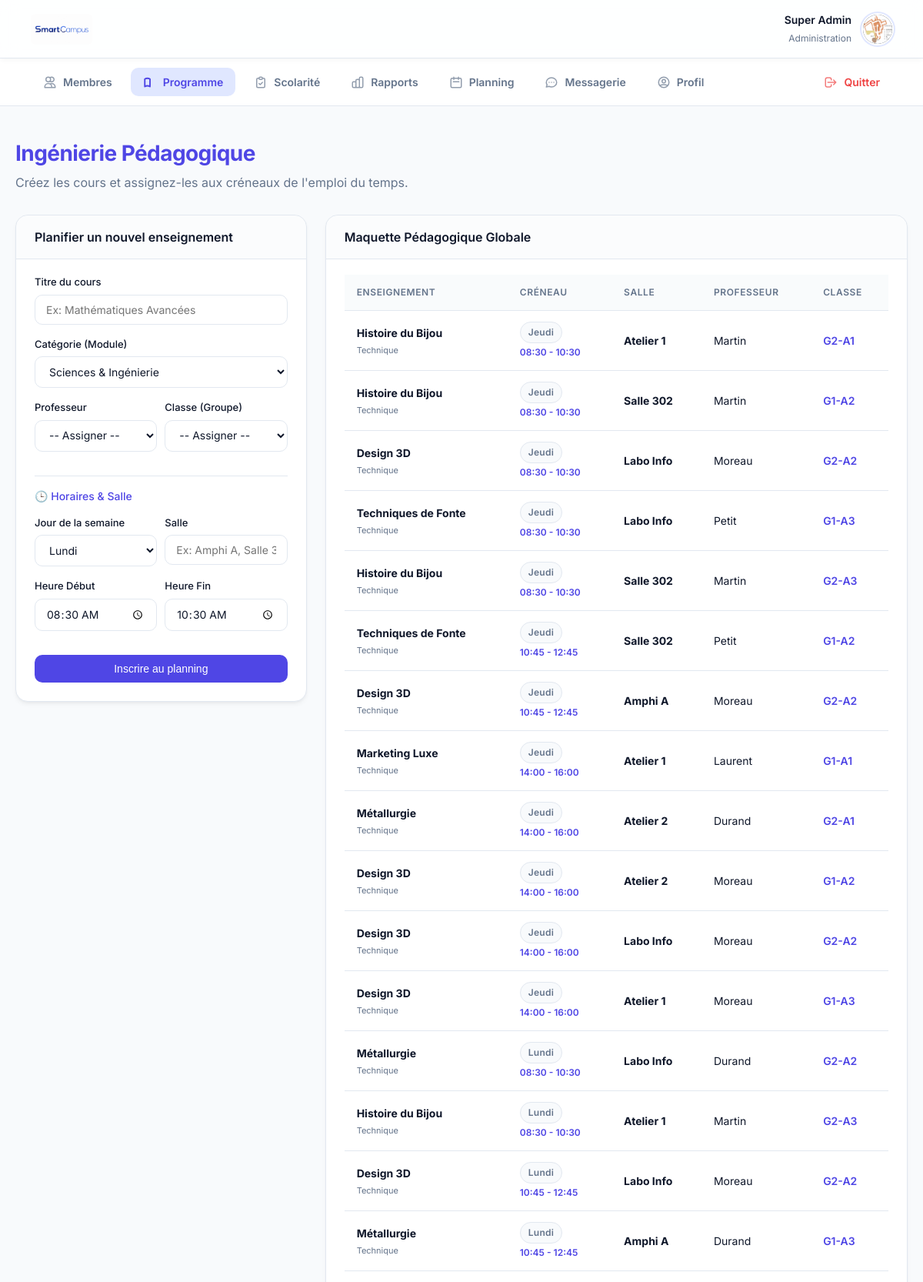
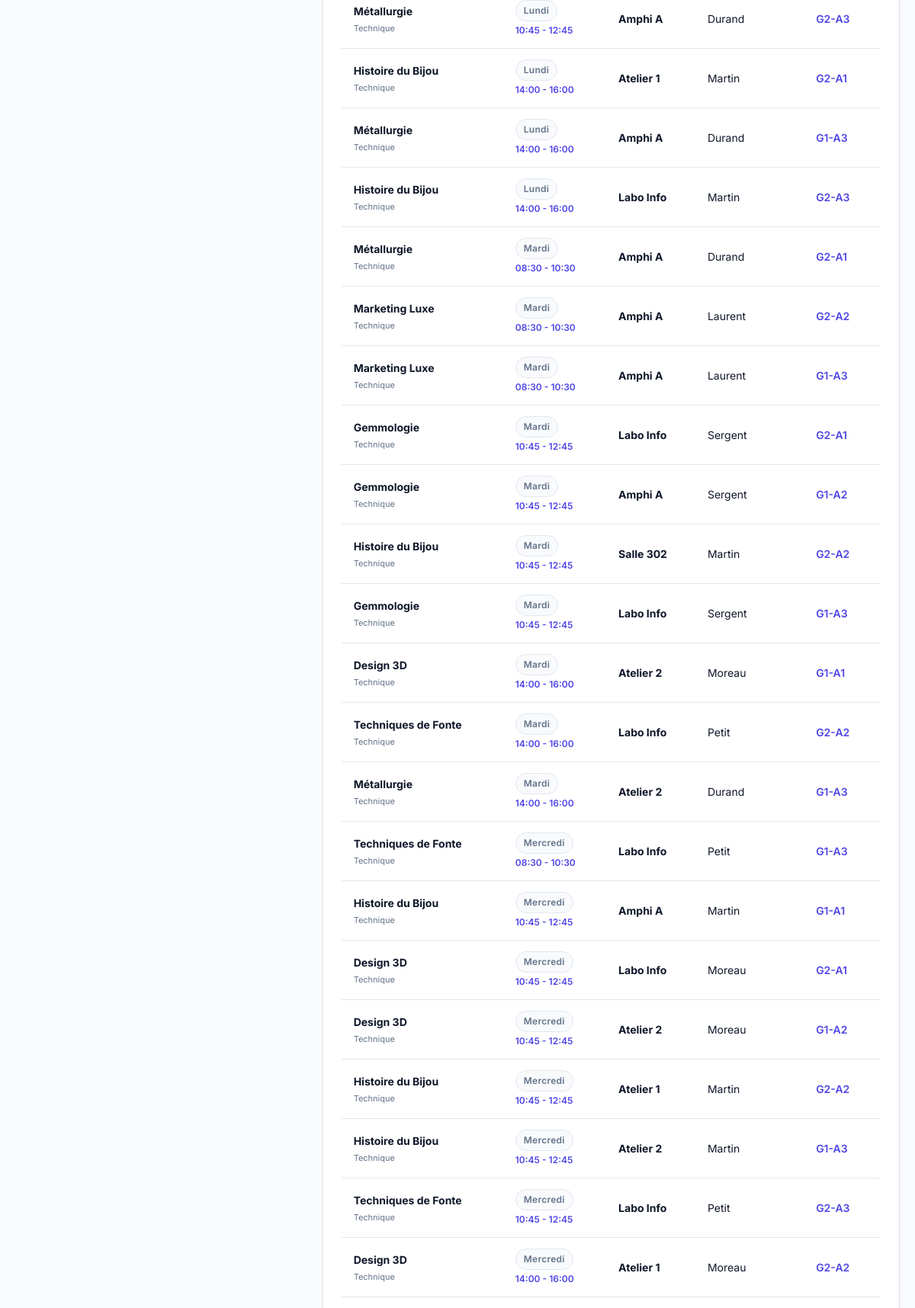
The page /gestion_cours.php (signed in, upper part) on the database its author committed (2 pictures, top to bottom).
### tables this page shows
CREATE TABLE utilisateurs (
        id INTEGER PRIMARY KEY AUTOINCREMENT,
        prenom TEXT NOT NULL,
        nom TEXT NOT NULL,
        email TEXT UNIQUE NOT NULL,
        role TEXT CHECK(role IN ('etudiant', 'professeur', 'administrateur')) NOT NULL,
        mot_de_passe_hash TEXT NOT NULL,
        statut_compte TEXT DEFAULT 'actif',
        groupe_id INTEGER,
        FOREIGN KEY(groupe_id) REFERENCES groupes(id) ON DELETE SET NULL
    );

CREATE TABLE cours (
        id INTEGER PRIMARY KEY AUTOINCREMENT,
        titre TEXT NOT NULL,
        categorie TEXT NOT NULL,
        description TEXT,
        groupe_id INTEGER,
        professeur_id INTEGER, jour VARCHAR(20) DEFAULT 'Lundi', heure_debut VARCHAR(10) DEFAULT '08:30', heure_fin VARCHAR(10) DEFAULT '10:30', salle VARCHAR(50) DEFAULT 'Non assignée',
        FOREIGN KEY(groupe_id) REFERENCES groupes(id) ON DELETE CASCADE,
        FOREIGN KEY(professeur_id) REFERENCES utilisateurs(id) ON DELETE SET NULL
    );

CREATE TABLE groupes (
        id INTEGER PRIMARY KEY AUTOINCREMENT,
        nom TEXT NOT NULL UNIQUE
    );

### gestion_cours.php (the view, shortened to what this page needs)
<?php
require_once 'db.php';
$cours = $db->query("
    SELECT c.*, u.nom as prof_nom, g.nom as groupe_nom
    FROM cours c
    LEFT JOIN utilisateurs u ON c.professeur_id = u.id
    LEFT JOIN groupes g ON c.groupe_id = g.id
    ORDER BY c.jour, c.heure_debut
")->fetchAll();
?>
<!DOCTYPE html>
<html lang="fr">
<head>
    <meta charset="UTF-8"><title>Programme - SmartCampus</title><link rel="stylesheet" href="style.css">
</head>
<body>
    <?php include 'menu.php'; ?>
    <div class="container">
        <div style="margin-bottom: 30px;">
            <h1 style="color:var(--primary);">Ingénierie Pédagogique</h1>
            <p style="color:var(--text-muted); margin:0;">Créez les cours et assignez-les aux créneaux de l'emploi du temps.</p>
        </div>
        <div class="dashboard-grid inverse">
            <div class="card" style="align-self: start;">
                <div class="card-header"><h2>Planifier un nouvel enseignement</h2></div>
                <form method="POST">
                    <label>Titre du cours</label>
                    <input type="text" name="titre" required placeholder="Ex: Mathématiques Avancées">
                    <label>Catégorie (Module)</label>
                    <select name="categorie" required>
                        <option value="Sciences">Sciences & Ingénierie</option>
                    </select>
                    <div style="display:flex; gap:10px;">
                        <div style="flex:1;">
                            <label>Professeur</label>
                            <select name="professeur_id" required>
                                <option value="">-- Assigner --</option>
                            </select>
                        </div>
                        <div style="flex:1;">
                            <label>Classe (Groupe)</label>
                            <select name="groupe_id" required>
                                <option value="">-- Assigner --</option>
                            </select>
                        </div>
                    </div>
                    <div style="border-top: 1px solid var(--border); margin: 15px 0; padding-top: 15px;">
                        <label style="color:var(--primary); font-size:14px; margin-bottom:10px;">🕒 Horaires & Salle</label>
                    </div>
                    <div style="display:flex; gap:10px;">
                        <div style="flex:1;">
                            <label>Jour de la semaine</label>
                            <select name="jour" required>
                                <option value="Lundi">Lundi</option><option value="Mardi">Mardi</option>
                            </select>
                        </div>
                        <div style="flex:1;">
                            <label>Salle</label>
                            <input type="text" name="salle" required placeholder="Ex: Amphi A, Salle 302">
                        </div>
                    </div>
                    <div style="display:flex; gap:10px;">
                        <div style="flex:1;"><label>Heure Début</label><input type="time" name="heure_debut" required value="08:30"></div>
                        <div style="flex:1;"><label>Heure Fin</label><input type="time" name="heure_fin" required value="10:30"></div>
                    </div>
                    <button type="submit" class="btn-action" style="width:100%; margin-top:15px;">Inscrire au planning</button>
                </form>
            </div>
            <div class="card">
                <div class="card-header"><h2>Maquette Pédagogique Globale</h2></div>
                <?php if (empty($cours)): ?>
                    <p style="color:var(--text-muted); text-align:center;">Aucun cours programmé.</p>
                <?php else: ?>
                    <table>
                        <tr><th>Enseignement</th><th>Créneau</th><th>Salle</th><th>Professeur</th><th>Classe</th></tr>
                        <?php foreach($cours as $c): ?>
                            <tr>
                                <td>
                                    <strong><?= htmlspecialchars($c['titre']) ?></strong><br>
                                    <span style="font-size:11px; color:var(--text-muted);"><?= htmlspecialchars($c['categorie']) ?></span>
                                </td>
                                <td>
                                    <span class="badge badge-neutral"><?= htmlspecialchars($c['jour']) ?></span><br>
                                    <span style="font-size:12px; color:var(--primary); font-weight:600;"><?= $c['heure_debut'] ?> - <?= $c['heure_fin'] ?></span>
                                </td>
                                <td><strong><?= htmlspecialchars($c['salle']) ?></strong></td>
                                <td><?= htmlspecialchars($c['prof_nom']) ?></td>
                                <td><span style="color:var(--primary); font-weight:600;"><?= htmlspecialchars($c['groupe_nom']) ?></span></td>
                            </tr>
                        <?php endforeach; ?>
                    </table>
                <?php endif; ?>
            </div>
        </div>
    </div>
</body>
</html>
</html>

### menu.php (shortened to what this page needs)
<?php
require_once 'db.php';
$mon_id = $_SESSION['utilisateur_id'];
$mon_role = $_SESSION['role'];
$stmt_menu = $db->prepare("SELECT u.*, g.nom as nom_groupe FROM utilisateurs u LEFT JOIN groupes g ON u.groupe_id = g.id WHERE u.id = ?");
$stmt_menu->execute([$mon_id]);
$user_menu = $stmt_menu->fetch(PDO::FETCH_ASSOC);
$initiales_menu = strtoupper(substr($user_menu['prenom'], 0, 1) . substr($user_menu['nom'], 0, 1));
$avatar_menu_url = null;
$search_avatar_menu = glob("uploads/avatars/avatar_" . $mon_id . ".*");
if (!empty($search_avatar_menu)) { $avatar_menu_url = $search_avatar_menu[0]; }
$stmt_unread_menu = $db->prepare("SELECT COUNT(*) FROM messages WHERE destinataire_id = ? AND lu = 0");
$stmt_unread_menu->execute([$mon_id]);
$messages_non_lus_menu = $stmt_unread_menu->fetchColumn();
$current_page = basename($_SERVER['PHP_SELF']);
?>
<header class="top-bar">
    <img src="images/logo.jpg" alt="SmartCampus" onerror="this.src='https://via.placeholder.com/120x45?text=SmartCampus'">
    <div class="user-widget">
        <div class="user-widget-info" style="text-align: right;">
            <strong style="color:var(--text-main); font-size:14px;"><?= htmlspecialchars($user_menu['prenom'] . ' ' . $user_menu['nom']) ?></strong>
            <span style="font-size:12px; color:var(--text-muted);">
                <?php
                if ($mon_role === 'administrateur') echo 'Administration';
                elseif ($mon_role === 'professeur') echo 'Corps Enseignant';
                else echo htmlspecialchars($user_menu['nom_groupe'] ?? 'Étudiant');
                ?>
            </span>
        </div>
        <div class="avatar-small" <?= $mon_role === 'administrateur' ? 'style="background: #1e293b;"' : '' ?>>
            <?php if ($avatar_menu_url): ?><img src="<?= $avatar_menu_url ?>" alt="Profil"><?php else: ?><?= $initiales_menu ?><?php endif; ?>
        </div>
    </div>
</header>
<nav class="top-nav">
    <?php if ($mon_role === 'administrateur'): ?>
        <a href="dashboard_administrateur.php" class="<?= $current_page === 'dashboard_administrateur.php' ? 'active' : '' ?>">
            <svg fill="none" viewBox="0 0 24 24" stroke="currentColor" stroke-width="2"><path stroke-linecap="round" stroke-linejoin="round" d="M12 4.354a4 4 0 110 5.292M15 21H3v-1a6 6 0 0112 0v1zm0 0h6v-1a6 6 0 00-9-5.197M13 7a4 4 0 11-8 0 4 4 0 018 0z" /></svg> Membres
        </a>
        <a href="gestion_cours.php" class="<?= $current_page === 'gestion_cours.php' ? 'active' : '' ?>">
            <svg fill="none" viewBox="0 0 24 24" stroke="currentColor" stroke-width="2"><path stroke-linecap="round" stroke-linejoin="round" d="M12 6.253v13m0-13C10.832 5.477 9.246 5 7.5 5S4.168 5.477 3 6.253v13C4.168 18.477 5.754 18 7.5 18s3.332.477 4.5 1.253" /></svg> Programme
        </a>
        <a href="gestion_absences.php" class="<?= $current_page === 'gestion_absences.php' ? 'active' : '' ?>">
            <svg fill="none" viewBox="0 0 24 24" stroke="currentColor" stroke-width="2"><path stroke-linecap="round" stroke-linejoin="round" d="M9 5H7a2 2 0 00-2 2v12a2 2 0 002 2h10a2 2 0 002-2V7a2 2 0 00-2-2h-2M9 5a2 2 0 002 2h2a2 2 0 002-2M9 5a2 2 0 012-2h2a2 2 0 012 2m-6 9l2 2 4-4" /></svg> Scolarité
        </a>
        <a href="rapports_admin.php" class="<?= $current_page === 'rapports_admin.php' ? 'active' : '' ?>">
            Rapports
        </a>
    <?php endif; ?>
    <a href="planning.php" class="<?= $current_page === 'planning.php' ? 'active' : '' ?>">
        <svg fill="none" viewBox="0 0 24 24" stroke="currentColor" stroke-width="2"><path stroke-linecap="round" stroke-linejoin="round" d="M8 7V3m8 4V3m-9 8h10M5 21h14a2 2 0 002-2V7a2 2 0 00-2-2H5a2 2 0 00-2 2v12a2 2 0 002 2z" /></svg> Planning
    </a>
    <a href="messagerie.php" class="<?= $current_page === 'messagerie.php' ? 'active' : '' ?>">
        <svg fill="none" viewBox="0 0 24 24" stroke="currentColor" stroke-width="2"><path stroke-linecap="round" stroke-linejoin="round" d="M8 12h.01M12 12h.01M16 12h.01M21 12c0 4.418-4.03 8-9 8a9.863 9.863 0 01-4.255-.949L3 20l1.395-3.72C3.512 15.042 3 13.574 3 12c0-4.418 4.03-8 9-8s9 3.582 9 8z" /></svg>
        Messagerie <?php if ($messages_non_lus_menu > 0): ?><span class="notification-badge"><?= $messages_non_lus_menu ?></span><?php endif; ?>
    </a>
    <a href="profil.php" class="<?= $current_page === 'profil.php' ? 'active' : '' ?>">
        <svg fill="none" viewBox="0 0 24 24" stroke="currentColor" stroke-width="2"><path stroke-linecap="round" stroke-linejoin="round" d="M5.121 17.804A13.937 13.937 0 0112 16c2.5 0 4.847.655 6.879 1.804M15 10a3 3 0 11-6 0 3 3 0 016 0zm6 2a9 9 0 11-18 0 9 9 0 0118 0z" /></svg> Profil
    </a>
    <a href="deconnexion.php" style="color: var(--danger); margin-left: auto;">
        <svg fill="none" viewBox="0 0 24 24" stroke="currentColor" stroke-width="2"><path stroke-linecap="round" stroke-linejoin="round" d="M17 16l4-4m0 0l-4-4m4 4H7m6 4v1a3 3 0 01-3 3H6a3 3 0 01-3-3V7a3 3 0 013-3h4a3 3 0 013 3v1" /></svg> Quitter
    </a>
</nav>

### rows shown on the page
utilisateurs: prenom+nom "Super Admin"
cours: titre "Histoire du Bijou", categorie "Technique", jour "Jeudi", heure_debut "08:30", heure_fin "10:30", salle "Atelier 1", professeur.nom "Martin", groupe.nom "G2-A1"
cours: titre "Histoire du Bijou", categorie "Technique", jour "Jeudi", heure_debut "08:30", heure_fin "10:30", salle "Salle 302", professeur.nom "Martin", groupe.nom "G1-A2"
cours: titre "Design 3D", categorie "Technique", jour "Jeudi", heure_debut "08:30", heure_fin "10:30", salle "Labo Info", professeur.nom "Moreau", groupe.nom "G2-A2"
cours: titre "Techniques de Fonte", categorie "Technique", jour "Jeudi", heure_debut "08:30", heure_fin "10:30", salle "Labo Info", professeur.nom "Petit", groupe.nom "G1-A3"
cours: titre "Histoire du Bijou", categorie "Technique", jour "Jeudi", heure_debut "08:30", heure_fin "10:30", salle "Salle 302", professeur.nom "Martin", groupe.nom "G2-A3"
cours: titre "Techniques de Fonte", categorie "Technique", jour "Jeudi", heure_debut "10:45", heure_fin "12:45", salle "Salle 302", professeur.nom "Petit", groupe.nom "G1-A2"
cours: titre "Design 3D", categorie "Technique", jour "Jeudi", heure_debut "10:45", heure_fin "12:45", salle "Amphi A", professeur.nom "Moreau", groupe.nom "G2-A2"
cours: titre "Marketing Luxe", categorie "Technique", jour "Jeudi", heure_debut "14:00", heure_fin "16:00", salle "Atelier 1", professeur.nom "Laurent", groupe.nom "G1-A1"
cours: titre "Métallurgie", categorie "Technique", jour "Jeudi", heure_debut "14:00", heure_fin "16:00", salle "Atelier 2", professeur.nom "Durand", groupe.nom "G2-A1"
cours: titre "Design 3D", categorie "Technique", jour "Jeudi", heure_debut "14:00", heure_fin "16:00", salle "Atelier 2", professeur.nom "Moreau", groupe.nom "G1-A2"
cours: titre "Design 3D", categorie "Technique", jour "Jeudi", heure_debut "14:00", heure_fin "16:00", salle "Labo Info", professeur.nom "Moreau", groupe.nom "G2-A2"
cours: titre "Design 3D", categorie "Technique", jour "Jeudi", heure_debut "14:00", heure_fin "16:00", salle "Atelier 1", professeur.nom "Moreau", groupe.nom "G1-A3"
cours: titre "Métallurgie", categorie "Technique", jour "Lundi", heure_debut "08:30", heure_fin "10:30", salle "Labo Info", professeur.nom "Durand", groupe.nom "G2-A2"
cours: titre "Histoire du Bijou", categorie "Technique", jour "Lundi", heure_debut "08:30", heure_fin "10:30", salle "Atelier 1", professeur.nom "Martin", groupe.nom "G2-A3"
cours: titre "Design 3D", categorie "Technique", jour "Lundi", heure_debut "10:45", heure_fin "12:45", salle "Labo Info", professeur.nom "Moreau", groupe.nom "G2-A2"
cours: titre "Métallurgie", categorie "Technique", jour "Lundi", heure_debut "10:45", heure_fin "12:45", salle "Amphi A", professeur.nom "Durand", groupe.nom "G1-A3"
cours: titre "Métallurgie", categorie "Technique", jour "Lundi", heure_debut "10:45", heure_fin "12:45", salle "Amphi A", professeur.nom "Durand", groupe.nom "G2-A3"
cours: titre "Histoire du Bijou", categorie "Technique", jour "Lundi", heure_debut "14:00", heure_fin "16:00", salle "Atelier 1", professeur.nom "Martin", groupe.nom "G2-A1"
cours: titre "Métallurgie", categorie "Technique", jour "Lundi", heure_debut "14:00", heure_fin "16:00", salle "Amphi A", professeur.nom "Durand", groupe.nom "G1-A3"
cours: titre "Histoire du Bijou", categorie "Technique", jour "Lundi", heure_debut "14:00", heure_fin "16:00", salle "Labo Info", professeur.nom "Martin", groupe.nom "G2-A3"
cours: titre "Métallurgie", categorie "Technique", jour "Mardi", heure_debut "08:30", heure_fin "10:30", salle "Amphi A", professeur.nom "Durand", groupe.nom "G2-A1"
cours: titre "Marketing Luxe", categorie "Technique", jour "Mardi", heure_debut "08:30", heure_fin "10:30", salle "Amphi A", professeur.nom "Laurent", groupe.nom "G2-A2"
cours: titre "Marketing Luxe", categorie "Technique", jour "Mardi", heure_debut "08:30", heure_fin "10:30", salle "Amphi A", professeur.nom "Laurent", groupe.nom "G1-A3"
cours: titre "Gemmologie", categorie "Technique", jour "Mardi", heure_debut "10:45", heure_fin "12:45", salle "Labo Info", professeur.nom "Sergent", groupe.nom "G2-A1"
cours: titre "Gemmologie", categorie "Technique", jour "Mardi", heure_debut "10:45", heure_fin "12:45", salle "Amphi A", professeur.nom "Sergent", groupe.nom "G1-A2"
cours: titre "Histoire du Bijou", categorie "Technique", jour "Mardi", heure_debut "10:45", heure_fin "12:45", salle "Salle 302", professeur.nom "Martin", groupe.nom "G2-A2"
cours: titre "Gemmologie", categorie "Technique", jour "Mardi", heure_debut "10:45", heure_fin "12:45", salle "Labo Info", professeur.nom "Sergent", groupe.nom "G1-A3"
cours: titre "Design 3D", categorie "Technique", jour "Mardi", heure_debut "14:00", heure_fin "16:00", salle "Atelier 2", professeur.nom "Moreau", groupe.nom "G1-A1"
cours: titre "Techniques de Fonte", categorie "Technique", jour "Mardi", heure_debut "14:00", heure_fin "16:00", salle "Labo Info", professeur.nom "Petit", groupe.nom "G2-A2"
cours: titre "Métallurgie", categorie "Technique", jour "Mardi", heure_debut "14:00", heure_fin "16:00", salle "Atelier 2", professeur.nom "Durand", groupe.nom "G1-A3"
cours: titre "Techniques de Fonte", categorie "Technique", jour "Mercredi", heure_debut "08:30", heure_fin "10:30", salle "Labo Info", professeur.nom "Petit", groupe.nom "G1-A3"
cours: titre "Histoire du Bijou", categorie "Technique", jour "Mercredi", heure_debut "10:45", heure_fin "12:45", salle "Amphi A", professeur.nom "Martin", groupe.nom "G1-A1"
cours: titre "Design 3D", categorie "Technique", jour "Mercredi", heure_debut "10:45", heure_fin "12:45", salle "Labo Info", professeur.nom "Moreau", groupe.nom "G2-A1"
cours: titre "Design 3D", categorie "Technique", jour "Mercredi", heure_debut "10:45", heure_fin "12:45", salle "Atelier 2", professeur.nom "Moreau", groupe.nom "G1-A2"
cours: titre "Histoire du Bijou", categorie "Technique", jour "Mercredi", heure_debut "10:45", heure_fin "12:45", salle "Atelier 1", professeur.nom "Martin", groupe.nom "G2-A2"
cours: titre "Histoire du Bijou", categorie "Technique", jour "Mercredi", heure_debut "10:45", heure_fin "12:45", salle "Atelier 2", professeur.nom "Martin", groupe.nom "G1-A3"
cours: titre "Techniques de Fonte", categorie "Technique", jour "Mercredi", heure_debut "10:45", heure_fin "12:45", salle "Labo Info", professeur.nom "Petit", groupe.nom "G2-A3"
cours: titre "Design 3D", categorie "Technique", jour "Mercredi", heure_debut "14:00", heure_fin "16:00", salle "Atelier 1", professeur.nom "Moreau", groupe.nom "G2-A2"
